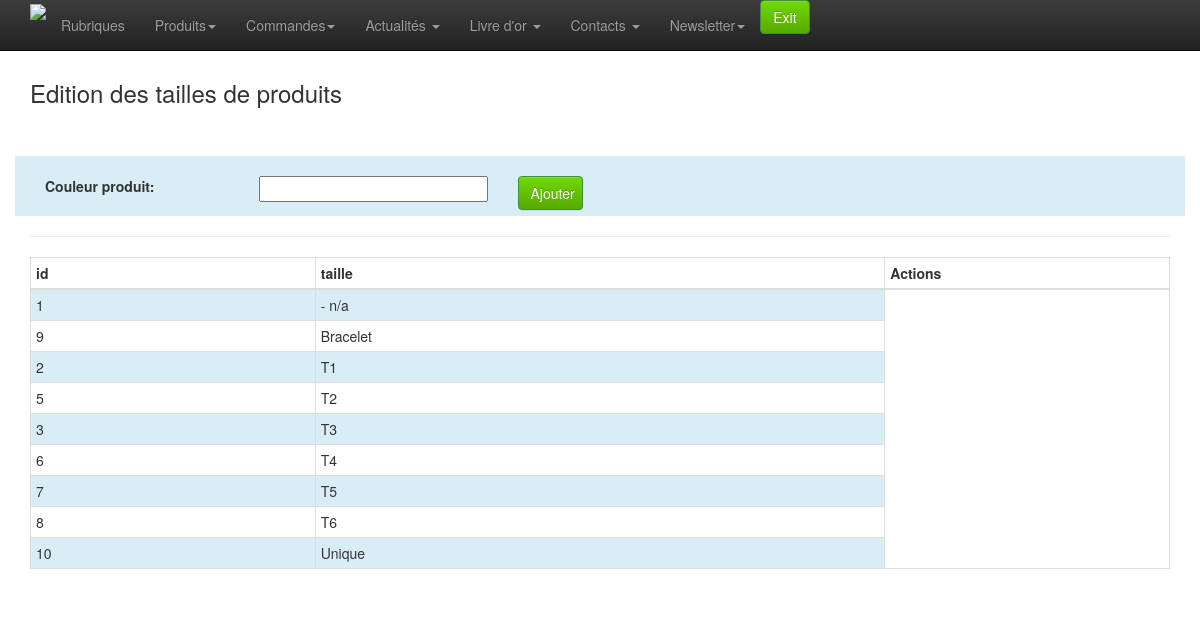
Page /admin/product-size-edit.php (signed in) on the committed database.
### tables this page shows
CREATE TABLE `size` (
  `id` smallint(5) unsigned NOT NULL AUTO_INCREMENT,
  `label` varchar(50) NOT NULL,
  PRIMARY KEY (`id`)
);

### admin/classes/StorageManager.php (called while the page is built, shortened)
<?php
class StorageManager{
	protected function dbConnect() {
	    $host = DBHOST;
	    $user = DBUSER;
	    $pass = DBPASSWD;
	    $bdd  = DBNAME;
		try {
			$this->mysqli = new mysqli ($host, $user, $pass, $bdd) ;
		} catch (Exception $e) {
			throw new Exception("Erreur Connexion DB ". $e->getMessage());
		}
	}
}
?>

### admin/classes/Catproduct.php (called while the page is built, shortened)
<?php
require_once("StorageManager.php");
class Catproduct extends StorageManager {
	public function getSizes(){
		$sql = "SELECT *
					FROM size
					ORDER BY label;";
		$new_array = null;
		$result = mysqli_query($this->mysqli,$sql);
		while( $row = mysqli_fetch_assoc( $result)){
			$new_array[] = $row;
		}
		return $new_array;
	}
}

### admin/product-size-edit.php (the view, shortened to what this page needs)
<?php
require 'classes/Catproduct.php';
	try {
		$catproduct = new Catproduct();
		$result = $catproduct->getSizes();
	} catch (Exception $e) {
		echo 'Erreur contactez votre administrateur <br> :',  $e->getMessage(), "\n";
		exit();
	}
?>
<!doctype html>
<html class="no-js" lang="en">
<head>
	<?php include_once 'inc-meta.php';?>
</head>
<body>
	<?php require_once 'inc-menu.php';?>
	<div class="container">
		<div class="row">
			<div class="col-xs-12 col-sm-12 col-md-12">
				<h3>Edition des tailles de produits</h5>
				<br><br>
			</div>
		</div>
		<div class="row bg-info">
				<br>
				<form name="formulaire" class="form-horizontal" method="POST"  action="product-fp.php" >
				<div class="col-md-5 ">
					<label class="col-sm-6">Couleur produit:</label><input type="text" class="col-sm-6" name="label"  id="label" value="">
				</div>
				<div class="col-md-3">
					<button class="btn btn-success col-sm-3" type="submit" >Ajouter</button>
				</div>
				</form>
				<br><br>
		</div>
		<hr width="100%">
		<div class="row">
			<div class="col-xs-12 col-sm-12 col-md-12">
				<table class="table table-hover table-bordered table-condensed table-striped" >
					<thead>
						<tr>
							<th class="col-md-1" style="">
								id
							</th>
							<th class="col-md-2" style="">
								taille
							</th>
							<th class="col-md-1" colspan="2" style="">
								Actions
							</th>
						</tr>
					</thead>
					<tbody>
						<?php
						if (!empty($result)) {
							$i=0;
							foreach ($result as $value) {
							$i++;
							?>
							<tr class="<?php if ($i%2!=0) echo 'info'?>">
								<td><?php echo $value['id']?></td>
								<td><?php echo $value['label'] ?></td>
							</tr>
							<?php } ?>
						<?php } ?>
					</tbody>
				</table>
			</div>
		</div>
	</div>
</body>
</html>

### admin/css/style.css (style rules this page uses)
body { padding-top: 60px; padding-bottom: 40px; }
.btn-success { background-color: #57a900; background-image: -moz-linear-gradient(top, #70d900, #57a900); background-image: -ms-linear-gradient(top, #70d900, #57a900); background-image: -webkit-gradient(linear, 0 0, 0 100%, from(#70d900), to(#57a900)); background-image: -webkit-linear-gradient(top, #70d900, #57a900); background-image: -o-linear-gradient(top, #70d900, #57a900); background-image: linear-gradient(top, #70d900, #57a900); filter: progid:DXImageTransform.Microsoft.gradient(startColorstr='#70d900', endColorstr='#57a900', GradientType=0); }

### rows in the picture
size: id "1", label "- n/a"
size: id "9", label "Bracelet"
size: id "2", label "T1"
size: id "5", label "T2"
size: id "3", label "T3"
size: id "6", label "T4"
size: id "7", label "T5"
size: id "8", label "T6"
size: id "10", label "Unique"
